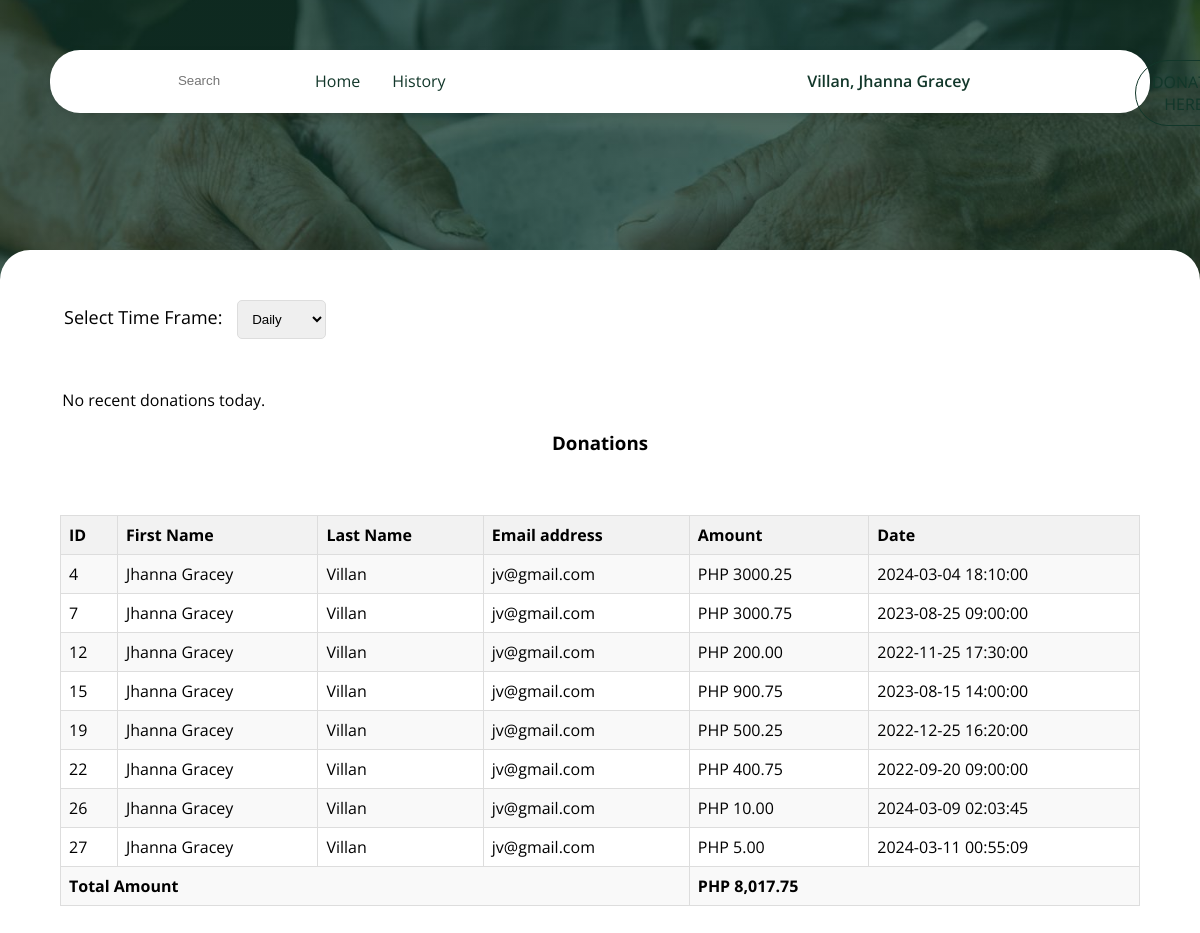
The app's page /donator/donator.history.php (signed in) with its own data.
### tables this page shows
CREATE TABLE `users` (
  `user_id` int(11) NOT NULL,
  `user_firstname` varchar(50) DEFAULT NULL,
  `user_lastname` varchar(50) DEFAULT NULL,
  `user_email` varchar(100) DEFAULT NULL,
  `user_access` varchar(50) DEFAULT NULL,
  `user_password` varchar(50) DEFAULT NULL,
  `user_address` varchar(255) DEFAULT NULL
);

CREATE TABLE `donations` (
  `donation_id` int(11) NOT NULL,
  `user_id` int(11) DEFAULT NULL,
  `user_amount` decimal(10,2) DEFAULT NULL,
  `date_date` datetime DEFAULT NULL
);

### classes/class.user.donator.php (called while the page is built, shortened)
<?php
class User{
	private $DB_SERVER='localhost';
	private $DB_USERNAME='root';
	private $DB_PASSWORD='';
	private $DB_DATABASE='group12';
	private $conn;
	public function __construct(){
		$this->conn = new PDO("mysql:host=".$this->DB_SERVER.";dbname=".$this->DB_DATABASE,$this->DB_USERNAME,$this->DB_PASSWORD);
	}
	function get_user_id($email){
		$sql="SELECT user_id FROM users WHERE user_email = :email";
		$q = $this->conn->prepare($sql);
		$q->execute(['email' => $email]);
		$user_id = $q->fetchColumn();
		return $user_id;
	}
	function get_user_firstname($id){
		$sql="SELECT user_firstname FROM users WHERE user_id = :id";
		$q = $this->conn->prepare($sql);
		$q->execute(['id' => $id]);
		$user_firstname = $q->fetchColumn();
		return $user_firstname;
	}
	function get_user_lastname($id){
		$sql="SELECT user_lastname FROM users WHERE user_id = :id";
		$q = $this->conn->prepare($sql);
		$q->execute(['id' => $id]);
		$user_lastname = $q->fetchColumn();
		return $user_lastname;
	}
}

### donator/donator.history.php (the view, shortened to what this page needs)
<?php
include_once "../classes/class.user.donator.php";
$user = new User();
$user_id = $user->get_user_id($_SESSION['user_email']);
?>
<!DOCTYPE html>
<html>
<head>
    <link rel="stylesheet" href="../css/last.css">
</head>
<body>
    <nav>
        <ul>
            <li><a href="#"><ion-icon name="search" aria-label="search"></ion-icon></a></li>
            <li><input type="search" placeholder="Search"></li>
            <li><a href="donator.php">Home</a></li>
            <li><a href="donator.history.php">History</a></li>
            <li><a href="" id="popupLink" class="me"><?php echo $user->get_user_lastname($user_id) . ', ' . $user->get_user_firstname($user_id); ?></a></li>
            <li><a href="donationhere.php" class="donate-button">DONATE HERE</a></li>
        </ul>
    </nav>
    <div class="hero-image">
    </div>
    <div class="content">
        <div class="design">
        <form method="GET" action="">
            <label for="timeframe">&nbsp;&nbsp;&nbsp;Select Time Frame:</label>
            <select name="timeframe" id="timeframe" onchange="this.form.submit()">
                <option value="daily" <?php if (isset($_GET['timeframe']) && $_GET['timeframe'] == 'daily') echo 'selected'; ?>>Daily</option>
            </select>
        </form>
        <?php
        $servername = "localhost";
        $username = "root";
        $password = "";
        $dbname = "group12";
        $conn = new mysqli($servername, $username, $password, $dbname);
        $timeframe = isset($_GET['timeframe']) ? $_GET['timeframe'] : 'daily';
        switch ($timeframe) {
                default:
                $userHistoryFilter = "users.user_id = '$user_id'";
                $totalDonationAmount = 0;
                $today = date("Y-m-d");
                $recentDonationsQuery = "SELECT donations.donation_id, users.user_firstname, users.user_lastname, users.user_email, donations.user_amount, donations.date_date
                    FROM users
                    JOIN donations ON users.user_id = donations.user_id
                    WHERE DATE(donations.date_date) = '$today' AND " . $userHistoryFilter;
                $recentResult = $conn->query($recentDonationsQuery);
                if ($recentResult->num_rows > 0) {
                    echo '<center><h3>Recent Donations Today</h3><center>';
                    echo '<table border="1">
                            <tr>
                                <th>ID</th>
                                <th>First Name</th>
                                <th>Last Name</th>
                                <th>Email address</th>
                                <th>Amount</th>
                                <th>Date</th>
                            </tr>';
                    while ($row = $recentResult->fetch_assoc()) {
                        $totalDonationAmount += $row["user_amount"];
                        echo '<tr>
                                <td>' . $row["donation_id"] . '</td>
                                <td>' . $row["user_firstname"] . '</td>
                                <td>' . $row["user_lastname"] . '</td>
                                <td>' . $row["user_email"] . '</td>
                                <td>PHP '. $row["user_amount"] . '</td>
                                <td>' . $row["date_date"] . '</td>
                            </tr>';
                    }
                    echo '<tr><td colspan="4"><strong>Total Amount for Today</strong></td><td colspan="2"><strong>PHP ' . number_format($totalDonationAmount, 2) . '</strong></td></tr>';
                    echo '</table>';
                } else {
                    echo '&nbsp;&nbsp;&nbsp;&nbsp;&nbsp;&nbsp;&nbsp;&nbsp;&nbsp;&nbsp;&nbsp;&nbsp;&nbsp;&nbsp;&nbsp;No recent donations today.';
                }
                $whereClause = implode(" AND ", array_filter([$userHistoryFilter]));
                $query = "SELECT donations.donation_id, users.user_firstname, users.user_lastname, users.user_email, donations.user_amount, donations.date_date
                    FROM users
                    JOIN donations ON users.user_id = donations.user_id";
                if (!empty($whereClause)) {
                    $query .= " WHERE $whereClause";
                }
                $result = $conn->query($query);
                $totalDonationAmount = 0;
                echo '<center><h3> Donations </h3><center>';
                if ($result->num_rows > 0) {
                    echo '<table border="1">
                            <tr>
                                <th>ID</th>
                                <th>First Name</th>
                                <th>Last Name</th>
                                <th>Email address</th>
                                <th>Amount</th>
                                <th>Date</th>
                            </tr>';
                    while ($row = $result->fetch_assoc()) {
                        $totalDonationAmount += $row["user_amount"];
                        echo '<tr>
                                <td>' . $row["donation_id"] . '</td>
                                <td>' . $row["user_firstname"] . '</td>
                                <td>' . $row["user_lastname"] . '</td>
                                <td>' . $row["user_email"] . '</td>
                                <td>PHP '. $row["user_amount"] . '</td>
                                <td>' . $row["date_date"] . '</td>
                            </tr>';
                    }
                    echo '<tr><td colspan="4"><strong>Total Amount</strong></td><td colspan="2"><strong>PHP ' . number_format($totalDonationAmount, 2) . '</strong></td></tr>';
                    echo '</table>';
                } else {
                    echo 'No results found.';
                }
                break;
            }
        ?>
        <br><br><br><br><br>
        </div>
    </div>
</body>
</html>

### css/last.css (style rules this page uses)
body, html { height: 100%; margin: 0; font-family: "Open Sans", sans-serif; }
nav { background-color: white; overflow: hidden; position: fixed; z-index: 1; top: 50px; left: 50px; right: 50px; height: 63px; justify-content: center; border-radius: 30px; box-shadow: 0px 4px 10px rgba(0, 0, 0, 0.1); z-index: 3; }
nav ul { list-style-type: none; margin: 0; padding: 0; width: 100%; }
nav ul li { margin: 10px; margin-left: 30px; }
nav ul li a, nav ul li input[type="search"], nav ul li .donate-button { display: block; color: #12372A; text-align: center; padding: 10px 16px; text-decoration: none; border-radius: 10px; float: left; }
nav ul li input[type="search"] { border: none; margin-top: 3px; padding: 10px 5px; }
nav ul li .donate-button { background-color: transparent; border: 1px solid #12372A; cursor: pointer; border-radius: 300px; float: right; margin-left: 1055px; position: fixed; }
.hero-image { background-image: linear-gradient(#12372a63, #12372a62), url("back.jpg"); height: 100%; background-position: center; background-repeat: no-repeat; background-size: cover; position: relative; }
.content { width: 100%; height: 50%; margin-top: -150px; left: 0%; right: 0%; background-color: white; border-radius: 30px 30px 0px 0px; position: absolute; z-index: 2; }
nav ul li .me { background-color: transparent; cursor: pointer; border-radius: 10px; margin-right:150px; padding: 10px 20px; float: right; font-weight: 600; }
.hero-image { background-image: linear-gradient(#12372a63, #12372a62), url("back.jpg"); width: auto; height: 50%; background-position: center; background-repeat: no-repeat; background-size: cover; position: relative; }
.content form { margin: 50px; font-size: large; }
.content label { margin-right: 10px; }
.content select, input[type="submit"] { padding: 10px; margin-right: 10px; border: 1px solid #ddd; border-radius: 5px; box-sizing: border-box; }
.content table { width: 90%; margin: 60px; top: 0px; border-collapse: collapse; position: relative; }
.content th, td { text-align: left; padding: 8px; border: 1px solid #ddd; }
.content th { background-color: #f2f2f2; }
.content tr:nth-child(even) { background-color: #f9f9f9; }

### records on screen
users: $user->get_user_lastname($user_id) "Villan", $user->get_user_firstname($user_id) "Jhanna Gracey"
donations: donation_id "4", user.user_firstname "Jhanna Gracey", user.user_lastname "Villan", user.user_email "jv@gmail.com", user_amount "3000.25", date_date "2024-03-04 18:10:00"
donations: donation_id "7", user.user_firstname "Jhanna Gracey", user.user_lastname "Villan", user.user_email "jv@gmail.com", user_amount "3000.75", date_date "2023-08-25 09:00:00"
donations: donation_id "12", user.user_firstname "Jhanna Gracey", user.user_lastname "Villan", user.user_email "jv@gmail.com", user_amount "200.00", date_date "2022-11-25 17:30:00"
donations: donation_id "15", user.user_firstname "Jhanna Gracey", user.user_lastname "Villan", user.user_email "jv@gmail.com", user_amount "900.75", date_date "2023-08-15 14:00:00"
donations: donation_id "19", user.user_firstname "Jhanna Gracey", user.user_lastname "Villan", user.user_email "jv@gmail.com", user_amount "500.25", date_date "2022-12-25 16:20:00"
donations: donation_id "22", user.user_firstname "Jhanna Gracey", user.user_lastname "Villan", user.user_email "jv@gmail.com", user_amount "400.75", date_date "2022-09-20 09:00:00"
donations: donation_id "26", user.user_firstname "Jhanna Gracey", user.user_lastname "Villan", user.user_email "jv@gmail.com", user_amount "10.00", date_date "2024-03-09 02:03:45"
donations: donation_id "27", user.user_firstname "Jhanna Gracey", user.user_lastname "Villan", user.user_email "jv@gmail.com", user_amount "5.00", date_date "2024-03-11 00:55:09"

### other values on screen
$totalDonationAmount "8,017.75"
